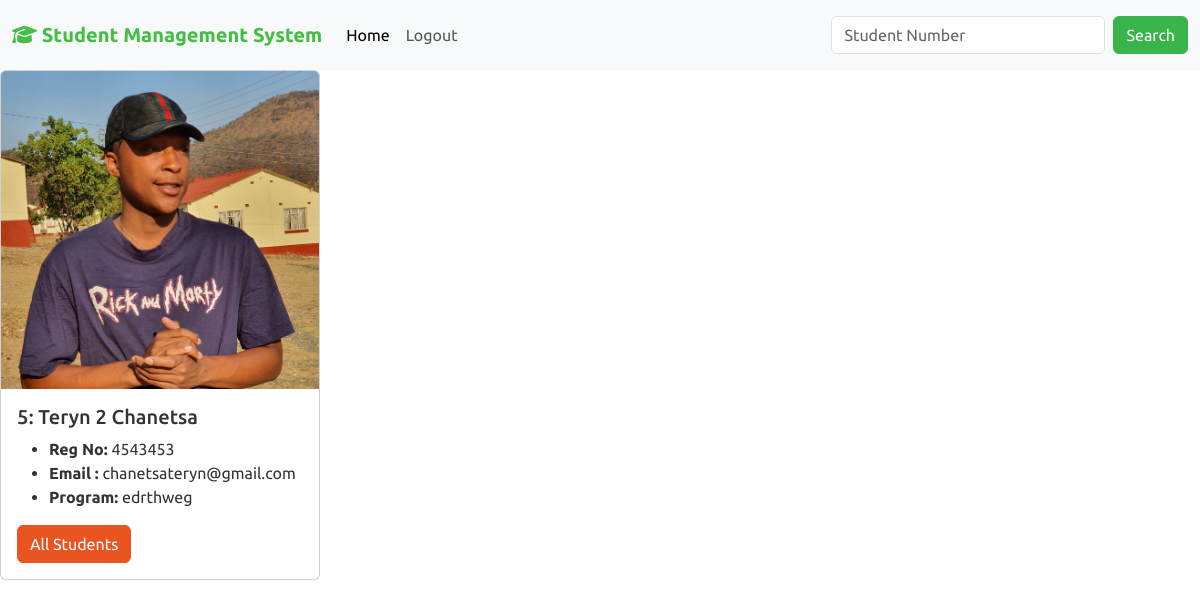
/student/5 (signed in), run on the app's committed database.
### student/models.py (models this page shows, shortened)
class Student(models.Model):
  student_number = models.PositiveIntegerField()
  image = models.ImageField( default = "placeholder.png", upload_to='images/')
  firstname = models.CharField(max_length=50)
  lastname = models.CharField(max_length=50)
  email = models.EmailField(max_length=100)
  program = models.CharField(max_length=50)

### student/views.py (the view)
# urls.py: path('student/<int:id>', views.student_card, name= 'view_student'),
def student_card(request, id):
    if request.user.is_authenticated:
        student = Student.objects.get(pk=id)
        return render(request, 'student/student_card.html', {'student' : student})
    else:
        messages.success(request, 'You must be logged in first....')
        return HttpResponseRedirect(reverse('index'))

### student/templates/student/student_card.html
{% extends "student/base.html" %}
{% block content %}
    <div class="card" style="width: 20rem;">
    <img src="{{ student.image.url }}" class="card-img-top" alt="...">
    <div class="card-body">
        <h5 class="card-title">{{ student.id }}: {{student.firstname}} {{ student.lastname }} </h5>
        <ul class="card-text">
                <li><strong>Reg No:</strong> {{ student.student_number }}</li>
                <li><strong>Email :</strong> {{ student.email }}</li>
                <li><strong>Program:</strong> {{ student.program }}</li>
        </ul>
        <a href="{% url 'index' %}" class="btn btn-primary">All Students</a>
    </div>
    </div>
{% endblock content %}

### data on the page
Student: image (picture), id "5", firstname "Teryn 2", lastname "Chanetsa", student_number "4543453", email "chanetsateryn@gmail.com", program "edrthweg"
